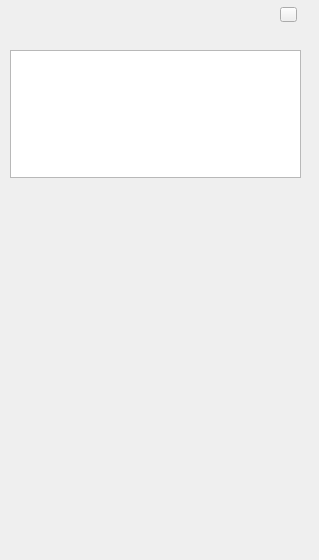
<?xml version="1.0" encoding="UTF-8"?>
<ui version="4.0">
 <class>Form</class>
 <widget class="QWidget" name="Form">
  <property name="geometry">
   <rect>
    <x>0</x>
    <y>0</y>
    <width>319</width>
    <height>560</height>
   </rect>
  </property>
  <property name="sizePolicy">
   <sizepolicy hsizetype="Preferred" vsizetype="Preferred">
    <horstretch>0</horstretch>
    <verstretch>0</verstretch>
   </sizepolicy>
  </property>
  <property name="windowTitle">
   <string>Form</string>
  </property>
  <widget class="QPushButton" name="close">
   <property name="geometry">
    <rect>
     <x>280</x>
     <y>7</y>
     <width>17</width>
     <height>15</height>
    </rect>
   </property>
   <property name="text">
    <string/>
   </property>
   <property name="icon">
    <iconset>
     <normaloff>gg.png</normaloff>gg.png</iconset>
   </property>
  </widget>
  <widget class="QListWidget" name="song_list">
   <property name="geometry">
    <rect>
     <x>10</x>
     <y>50</y>
     <width>291</width>
     <height>128</height>
    </rect>
   </property>
   <property name="autoFillBackground">
    <bool>false</bool>
   </property>
  </widget>
 </widget>
 <resources/>
 <connections/>
</ui>
